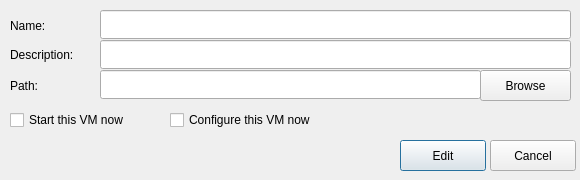
<?xml version="1.0" encoding="UTF-8"?>
<ui version="4.0">
 <class>editVM</class>
 <widget class="QDialog" name="editVM">
  <property name="windowModality">
   <enum>Qt::ApplicationModal</enum>
  </property>
  <property name="geometry">
   <rect>
    <x>0</x>
    <y>0</y>
    <width>580</width>
    <height>180</height>
   </rect>
  </property>
  <property name="windowTitle">
   <string>Edit VM</string>
  </property>
  <widget class="QLineEdit" name="vmName">
   <property name="geometry">
    <rect>
     <x>100</x>
     <y>10</y>
     <width>471</width>
     <height>29</height>
    </rect>
   </property>
  </widget>
  <widget class="QLineEdit" name="vmDescription">
   <property name="geometry">
    <rect>
     <x>100</x>
     <y>40</y>
     <width>471</width>
     <height>29</height>
    </rect>
   </property>
  </widget>
  <widget class="QLabel" name="nameLabel">
   <property name="geometry">
    <rect>
     <x>10</x>
     <y>10</y>
     <width>71</width>
     <height>31</height>
    </rect>
   </property>
   <property name="text">
    <string>Name:</string>
   </property>
  </widget>
  <widget class="QLabel" name="descriptionLabel">
   <property name="geometry">
    <rect>
     <x>10</x>
     <y>44</y>
     <width>91</width>
     <height>21</height>
    </rect>
   </property>
   <property name="text">
    <string>Description:</string>
   </property>
  </widget>
  <widget class="QLabel" name="label_3">
   <property name="geometry">
    <rect>
     <x>10</x>
     <y>70</y>
     <width>91</width>
     <height>31</height>
    </rect>
   </property>
   <property name="text">
    <string>Path:</string>
   </property>
  </widget>
  <widget class="QCheckBox" name="startVMcheck">
   <property name="geometry">
    <rect>
     <x>10</x>
     <y>110</y>
     <width>151</width>
     <height>20</height>
    </rect>
   </property>
   <property name="text">
    <string>Start this VM now</string>
   </property>
  </widget>
  <widget class="QCheckBox" name="configureCheck">
   <property name="geometry">
    <rect>
     <x>170</x>
     <y>110</y>
     <width>181</width>
     <height>20</height>
    </rect>
   </property>
   <property name="text">
    <string>Configure this VM now</string>
   </property>
  </widget>
  <widget class="QPushButton" name="editButton">
   <property name="geometry">
    <rect>
     <x>400</x>
     <y>140</y>
     <width>86</width>
     <height>31</height>
    </rect>
   </property>
   <property name="text">
    <string>Edit</string>
   </property>
   <property name="default">
    <bool>true</bool>
   </property>
  </widget>
  <widget class="QPushButton" name="cancelButton">
   <property name="geometry">
    <rect>
     <x>490</x>
     <y>140</y>
     <width>86</width>
     <height>31</height>
    </rect>
   </property>
   <property name="text">
    <string>Cancel</string>
   </property>
  </widget>
  <widget class="QLineEdit" name="vmPath">
   <property name="geometry">
    <rect>
     <x>100</x>
     <y>70</y>
     <width>381</width>
     <height>29</height>
    </rect>
   </property>
  </widget>
  <widget class="QPushButton" name="pathBrowse">
   <property name="geometry">
    <rect>
     <x>480</x>
     <y>70</y>
     <width>91</width>
     <height>31</height>
    </rect>
   </property>
   <property name="text">
    <string>Browse</string>
   </property>
  </widget>
 </widget>
 <resources/>
 <connections/>
</ui>
